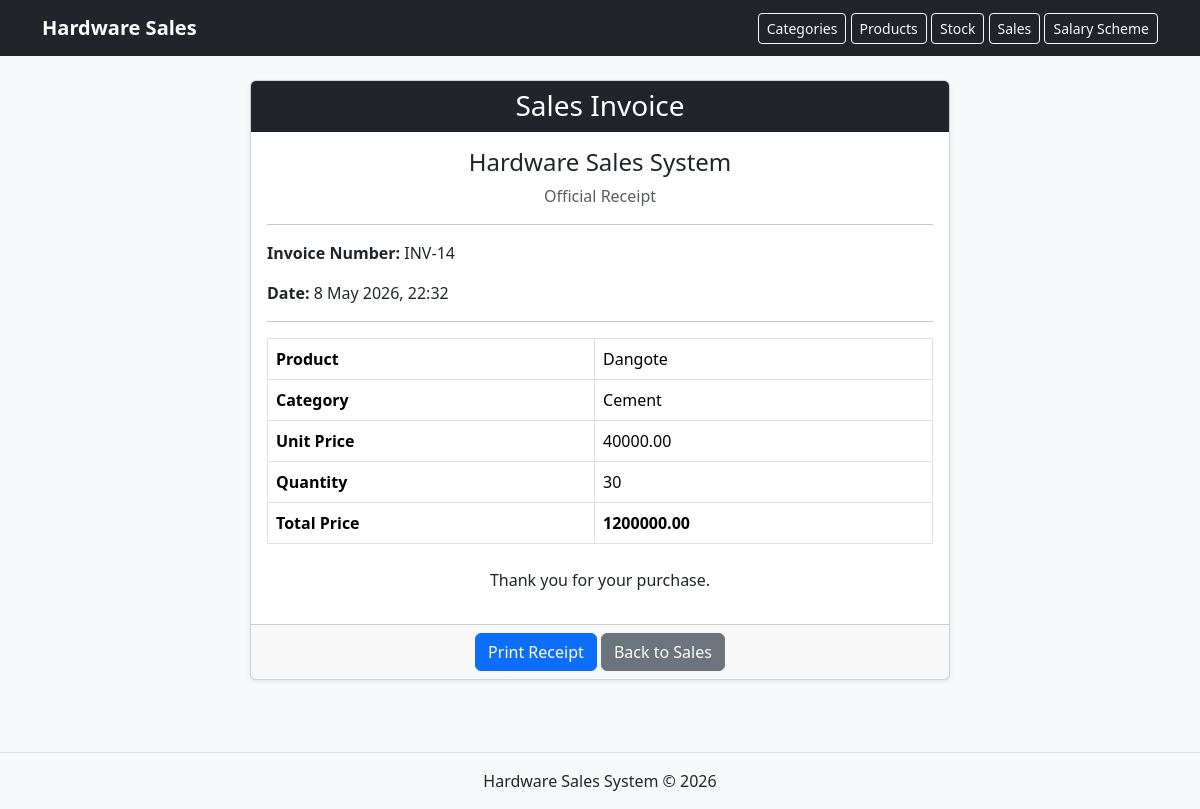
/sales/14/invoice/, run on the app's committed database.
### web/models.py (models this page shows, shortened)
class Sales(models.Model):
    product_name = models.ForeignKey(Product, on_delete=models.CASCADE)
    quantity = models.PositiveIntegerField()
    total_price = models.DecimalField(max_digits=100, decimal_places=2)
    sale_date = models.DateTimeField(auto_now_add=True)

class Product(models.Model):
    category_name = models.ForeignKey(Category, on_delete=models.CASCADE)
    product_name = models.CharField(max_length=100)
    unit_price = models.DecimalField(max_digits=100, decimal_places=2, default=0)
    description = models.TextField()

class Category(models.Model):
    category_name = models.CharField(max_length=100, unique=True)
    slug = models.SlugField(unique=True)

### web/views.py (the view)
# urls.py: path("sales/<int:sale_id>/invoice/", views.invoice, name="invoice"),
def invoice(request, sale_id):
    sale = get_object_or_404(Sales, id=sale_id)
    return render(request, "invoice.html", {"sale": sale})

### web/templates/invoice.html
{% extends 'base.html' %}
{% block content %}
<div class="card shadow-sm mx-auto" style="max-width: 700px;">
    <div class="card-header bg-dark text-white text-center">
        <h3 class="mb-0">Sales Invoice</h3>
    </div>
    <div class="card-body">
        <h4 class="text-center">Hardware Sales System</h4>
        <p class="text-center text-muted">Official Receipt</p>
        <hr>
        <p><strong>Invoice Number:</strong> INV-{{ sale.id }}</p>
        <p><strong>Date:</strong> {{ sale.sale_date|date:"j F Y, H:i" }}</p>
        <hr>
        <table class="table table-bordered">
            <tr>
                <th>Product</th>
                <td>{{ sale.product_name.product_name }}</td>
            </tr>
            <tr>
                <th>Category</th>
                <td>{{ sale.product_name.category_name.category_name }}</td>
            </tr>
            <tr>
                <th>Unit Price</th>
                <td>{{ sale.product_name.unit_price }}</td>
            </tr>
            <tr>
                <th>Quantity</th>
                <td>{{ sale.quantity }}</td>
            </tr>
            <tr>
                <th>Total Price</th>
                <td><strong>{{ sale.total_price }}</strong></td>
            </tr>
        </table>
        <p class="text-center mt-4">Thank you for your purchase.</p>
    </div>
    <div class="card-footer text-center no-print">
        <button onclick="window.print()" class="btn btn-primary">Print Receipt</button>
        <a href="{% url 'home' %}" class="btn btn-secondary">Back to Sales</a>
    </div>
</div>
{% endblock %}

### data on the page
Sales: id "14", sale_date "8 May 2026, 22:32", product_name.product_name "Dangote", product_name.category_name.category_name "Cement", product_name.unit_price "40000.00", quantity "30", total_price "1200000.00"
